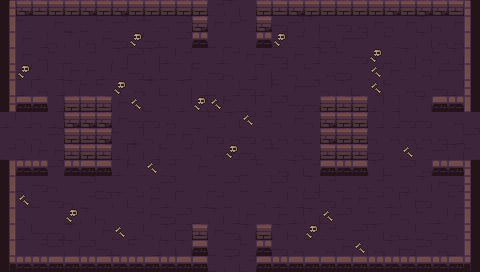

This game map was drawn from its Tiled (.tmx) file and the tilesets committed beside it. A one-line description and the trimmed map source follow:
An orthogonal 30x17 tile map with 16x16 px tiles, 6 tile layers (ground, dressing, decor, walls, ...) and 12 objects (5x ENTRY, 5x ENEMY, 2x PROP).

<map version="1.10" tiledversion="1.10.2" orientation="orthogonal" renderorder="right-down" width="30" height="17" tilewidth="16" tileheight="16" infinite="0" nextlayerid="8" nextobjectid="13">
 <tileset firstgid="1" name="dungeon" tilewidth="16" tileheight="16" tilecount="100" columns="10">
  <image source="../../../gfx/tiles/depths/dungeon_tileset.png" width="160" height="160" />
 </tileset>
 <layer id="1" name="ground" width="30" height="17">
  <data>[510 cells, 510 non-empty, 12 distinct tile ids]</data>
 </layer>
 <layer id="2" name="dressing" width="30" height="17">
  <data>[510 cells, 20 non-empty, 2 distinct tile ids]</data>
 </layer>
 <layer id="3" name="decor" width="30" height="17">
  <data>[510 cells, 0 non-empty, 0 distinct tile ids]</data>
 </layer>
 <layer id="4" name="walls" width="30" height="17">
  <data>[510 cells, 78 non-empty, 18 distinct tile ids]</data>
 </layer>
 <layer id="5" name="props" width="30" height="17">
  <data>[510 cells, 46 non-empty, 8 distinct tile ids]</data>
 </layer>
 <layer id="6" name="overhead" width="30" height="17">
  <data>[510 cells, 0 non-empty, 0 distinct tile ids]</data>
 </layer>
 <objectgroup id="7" name="spawns">
  <object id="1" name="UP" type="ENTRY" x="232" y="24" />
  <object id="2" name="DOWN" type="ENTRY" x="232" y="248" />
  <object id="3" name="LEFT" type="ENTRY" x="24" y="136" />
  <object id="4" name="RIGHT" type="ENTRY" x="456" y="136" />
  <object id="5" name="" type="ENTRY" x="248" y="136" />
  <object id="6" name="" type="ENEMY" x="168" y="136" />
  <object id="7" name="" type="ENEMY" x="232" y="88" />
  <object id="8" name="" type="ENEMY" x="360" y="88" />
  <object id="9" name="" type="ENEMY" x="104" y="88" />
  <object id="10" name="" type="ENEMY" x="104" y="184" />
  <object id="11" name="torch" type="PROP" x="56" y="264" />
  <object id="12" name="torch" type="PROP" x="424" y="264" />
 </objectgroup>
</map>
